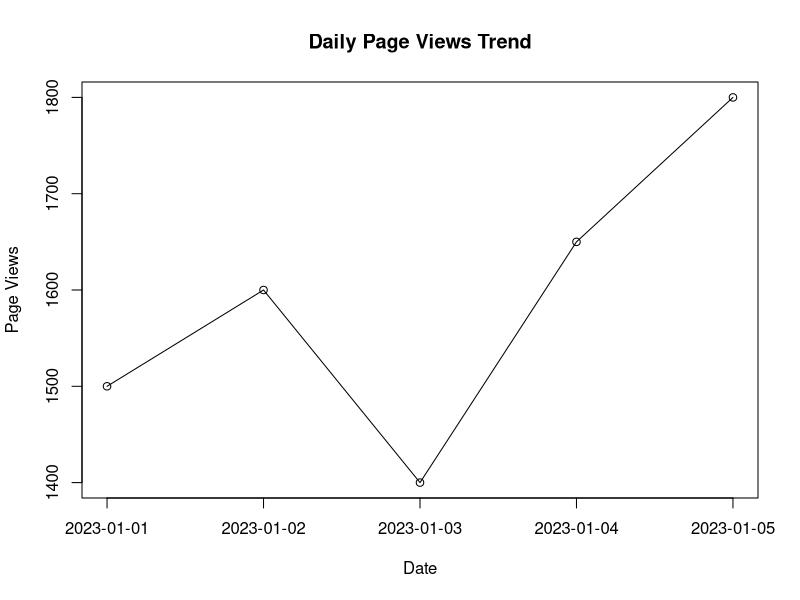

Recreate this plot in R.
# Dataset
date <- c("2023-01-01", "2023-01-02", "2023-01-03",
          "2023-01-04", "2023-01-05")

page_views <- c(1500, 1600, 1400, 1650, 1800)

# Line Chart
plot(page_views,
     type = "o",
     xaxt = "n",
     xlab = "Date",
     ylab = "Page Views",
     main = "Daily Page Views Trend")

axis(1, at = 1:length(date), labels = date)
